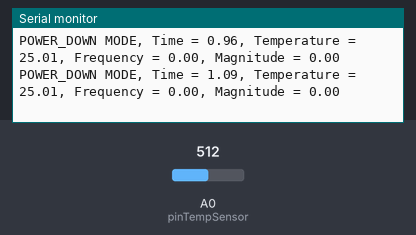
Simulated run of this sketch. Board: Arduino Uno, built with avr-gcc and run on an emulated ATmega328P. Shown: the last lines printed to the serial monitor. The test bench sets the inputs (shaded band); at power-on: A0 (pinTempSensor) = 512.

Above: at 1.2 s.
1.3 s: A0 (pinTempSensor) set to 306
At 4.06 s:
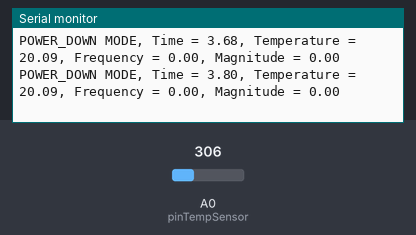
4.3 s: A0 (pinTempSensor) set to 240
At 4.3 s:
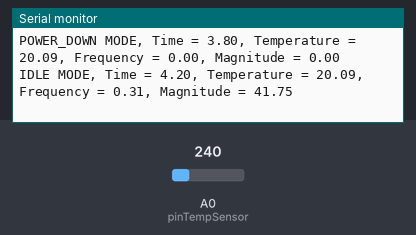

The sketch:

ard_therm_v13.ino
```cpp
#include <math.h>
const int B = 4275000; // B value of the thermistor
const int R0 = 100000; // R0 = 100k
const int pinTempSensor = A0; // Grove - Temperature Sensor connect to A0

struct tempInfo
{
  float T0;
  float T1;
  float deltaT;
} tempData;


float delayTime = 100;
int N = 0;
int idleCount = 0;
float sample[32];
float magnitude[32] = {0};
float f_k = 0;
float maxMag = 0;
int dominantK = 0;


void setup()
{
  Serial.begin(9600);

  int a = analogRead(pinTempSensor);
  float R = 1023.0/a-1.0;
  R = R0*R;
  tempData.T1 = tempData.T0 = 1.0/(log(R/R0)/B+1/298.15)-273.15; // convert to temperature via datasheet
}


void apply_dft()
{
  maxMag = 0;
  dominantK = 0;
  float f_s = 1000 / delayTime;
  float real[32] = {0};
  float imag[32] = {0};


  for (int k = 0; k < 32; ++k)
  {
    for (int n = 0; n < 32; ++n)
    {
      real[k] += sample[n] * cos(2 * PI * k * n / 32);
      imag[k] += -sample[n] * sin(2 * PI * k * n / 32);
    }
  }

  for (int k = 0; k < 32; ++k){
    if (k == 0) continue;
    magnitude[k] = sqrt(real[k] * real[k] + imag[k] * imag[k]);
    if (magnitude[k] > maxMag){
      maxMag = magnitude[k];
      dominantK = k;
    }
  }
  f_k = (dominantK * f_s) / 32;
}


 // Power mode and delay control
void decide_power_mode()
{

  // Power mode selected based on dominant frequency
  if (f_k >= 0.5)
  {
    Serial.print("ACTIVE MODE");
    idleCount = 0;
  } else if (f_k >= 0.1 && f_k < 0.5 && idleCount < 5)
  {
    Serial.print("IDLE MODE");
    ++idleCount;
  } else if (f_k < 0.1 || idleCount == 5) // If it stays in idle mode for 5 cycles it enters power down mode.
  {
    Serial.print("POWER_DOWN MODE");
    idleCount = 0;
  }

  // Calculate delayTime to be twice the dominant frequency corresponding to Nyquist's sampling theorem
  if (f_k > 0)
  {
    delayTime = 1000 / (2 * f_k);
    if (delayTime > 2000) delayTime = 2000;
    if (delayTime < 250) delayTime = 250;
  }
}


void send_data_to_pc()
{
  float time = millis() / 1000.0;

  Serial.print(", Time = ");
  Serial.print(time);
  Serial.print(", Temperature = ");
  Serial.print(tempData.T1);
  Serial.print(", Frequency = ");
  Serial.print(f_k);
  Serial.print(", Magnitude = ");
  Serial.println(magnitude[dominantK]);

}


void loop()
{
  tempData.T0 = tempData.T1;
  delay((unsigned long)delayTime);

  int a = analogRead(pinTempSensor);
  float R = 1023.0/a-1.0;
  R = R0*R;
  tempData.T1 = 1.0/(log(R/R0)/B+1/298.15)-273.15; // convert to temperature via datasheet
  sample[N] = tempData.T1;
  ++N;

  tempData.deltaT = tempData.T1 - tempData.T0;

  if (N == 32) {
    apply_dft();
    N = 0;
  }

  decide_power_mode();
  send_data_to_pc();

}
```

Measured:
- after the input at 1.3 s, the serial monitor: prints a new line at once (image 1)
